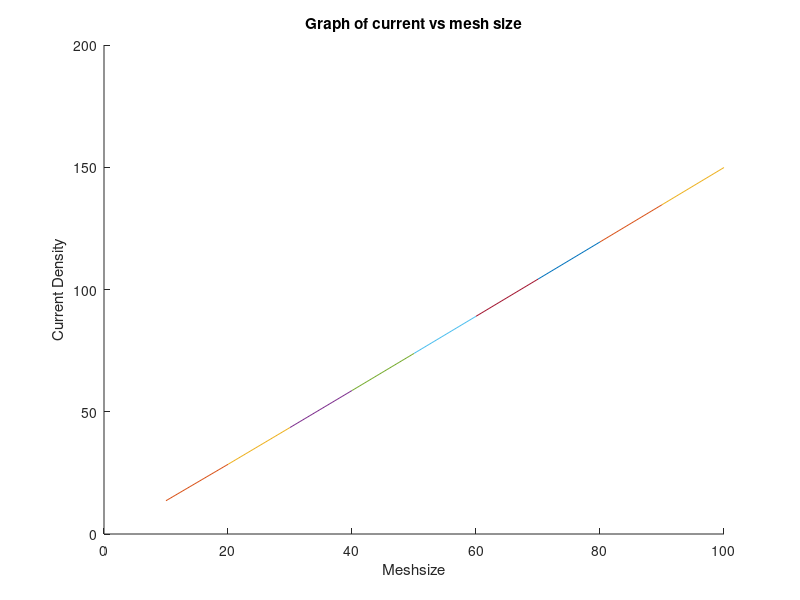

Write MATLAB code to recreate this figure.
%Assign 2 
%Kwabena Gyasi Bawuah 
%101048814
%Using q1 b as a background
%setting up variables just like part 1
for meshsize = 10:10:100

    %multiplying these values by the respective meshsize 
    L = (3/2)*meshsize;         
    G = sparse(meshsize*L);   
    Op = zeros(1, meshsize*L); 
    
    
    Sigmatrix = zeros(L, meshsize);       
    Sig1 = 1;                              
    Sig2 = 10^-2;                         
        
   
    %bottleneck conditions with meshsize replacing w
    box = [meshsize*2/5 meshsize*3/5 L*2/5 L*3/5];  
    
   %Filling in G matrix 
    for x = 1:meshsize
        for y = 1:L        
            n = y + (x-1)*L;           
            if x == 1
                G(n, :) = 0;
                G(n, n) = 1;
                Op(n) = 1; 
            elseif x == meshsize
                G(n, :) = 0;
                G(n, n) = 1;
                Op(n) = 0;              
            elseif y == 1                
                if x > box(1) && x < box(2)
                    G(n, n) = -3;
                    G(n, n+1) = Sig2;
                    G(n, n+L) = Sig2;
                    G(n, n-L) = Sig2;                   
                else                    
                    G(n, n) = -3;
                    G(n, n+1) = Sig1;
                    G(n, n+L) = Sig1;
                    G(n, n-L) = Sig1;                   
                end              
            elseif y == L               
                if x > box(1) && x < box(2)                   
                    G(n, n) = -3;
                    G(n, n+1) = Sig2;
                    G(n, n+L) = Sig2;
                    G(n, n-L) = Sig2;                   
                else                   
                    G(n, n) = -3;
                    G(n, n+1) = Sig1;
                    G(n, n+L) = Sig1;
                    G(n, n-L) = Sig1;                  
                end              
            else               
                if x > box(1) && x < box(2) && (y < box(3)||y > box(4))                  
                    G(n, n) = -4;
                    G(n, n+1) = Sig2;
                    G(n, n-1) = Sig2;
                    G(n, n+L) = Sig2;
                    G(n, n-L) = Sig2;                   
                else                  
                    G(n, n) = -4;
                    G(n, n+1) = Sig1;
                    G(n, n-1) = Sig1;
                    G(n, n+L) = Sig1;
                    G(n, n-L) = Sig1;                  
                end
            end
        end
    end
    
    %Just like in part a), except using different meshsizes
    for Length = 1 : meshsize
        for Width = 1 : L
            if Length >= box(1) && Length <= box(2)
                Sigmatrix(Width, Length) = Sig2;  
            else               
                Sigmatrix(Width, Length) = Sig1;             
            end         
            if Length >= box(1) && Length <= box(2) && Width >= box(3) && Width <= box(4)            
                Sigmatrix(Width, Length) = Sig1;              
            end
        end
    end
    
    Voltage = G\Op';
    sol = zeros(L, meshsize, 1);
    
    for x = 1:meshsize
        for y = 1:L         
            n = y + (x-1)*L;
            sol(y,x) = Voltage(n);         
        end
    end
    
   %electric field found using gradient of voltage
   [elecx, elecy] = gradient(sol);
   %current desntiy is sigma times electric field
    J_x = Sigmatrix.*elecx;
    J_y = Sigmatrix.*elecy;
    J = sqrt(J_x.^2 + J_y.^2);
    
   %plotting current density vs mesh size                                     
    figure(1)
    hold on
    if meshsize == 10
        Curr = sum(J, 1);                 
        Currtot = sum(Curr);
        Currold = Currtot;
        plot([meshsize, meshsize], [Currold, Currtot])     
    end
    if meshsize > 10
        Currold = Currtot;
        Curr = sum(J, 2);
        Currtot = sum(Curr);
        plot([meshsize-10, meshsize], [Currold, Currtot])
        xlabel("Meshsize")
        ylabel("Current Density")    
    end
    title("Graph of current vs mesh size")

end
